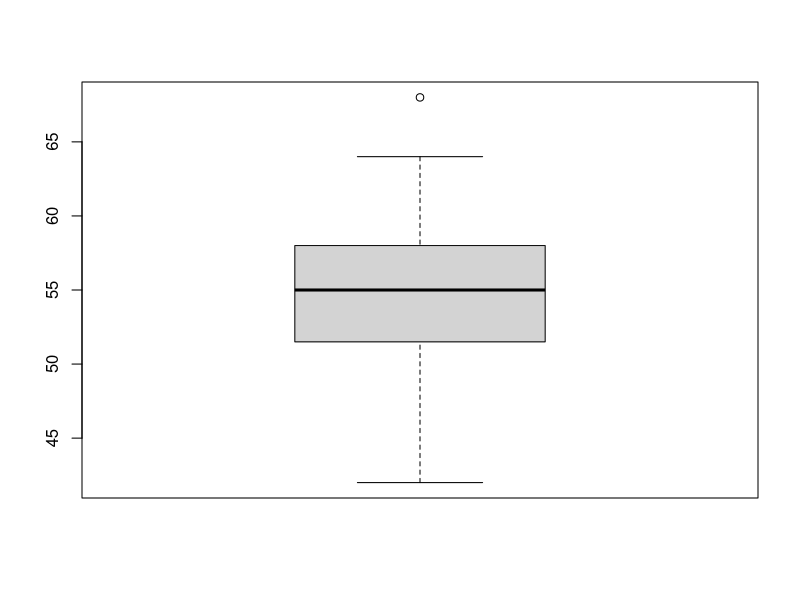

The R source for this figure:
v <- c(62, 50, 54, 58, 42, 53, 56, 61, 59, 64, 50, 54, 64, 62, 51, 68,
54, 55, 58, 50, 55, 51, 56, 56, 46, 55, 53, 54, 52, 48, 48, 56,
58, 49, 63, 58, 57, 56, 53, 59, 54, 52, 50, 56, 60, 50, 56, 59)

png("hw13_5.png")
boxplot(v)
dev.off()

result <- t.test(v)

result$conf.int

sigma <- sd(v)
sigma
((1.96*sigma)/0.25)^2
